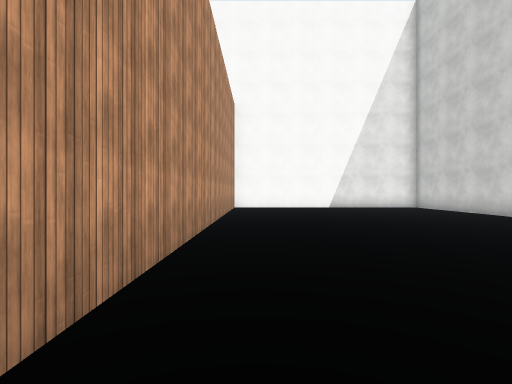
[1] (above)

12 first-person views from a walk through a scene from a Unity 3-D project. The camera is 1.5 m above the floor, looks level and sees 85° across. The floor is counted in squares, 2 m on a side. Each view is taken from the middle of a square. On the plan, view 1 faces up. The plan holds only what a view shows up to about 10 squares ahead; the rest is blank. The place goes on beyond the plan. Surface patterns are stand-ins for the level's own textures.

[2]
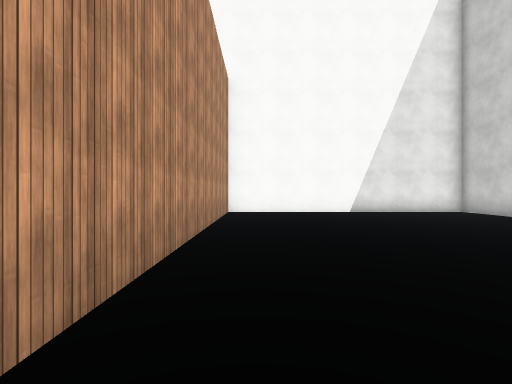

[3]
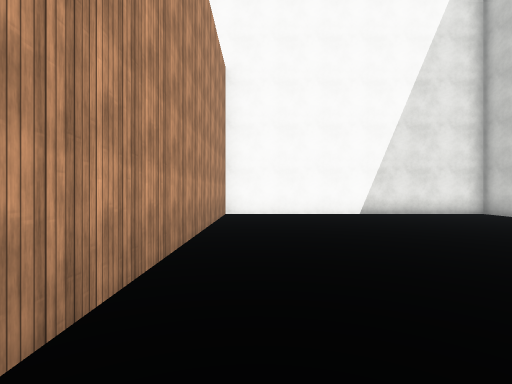

[4]
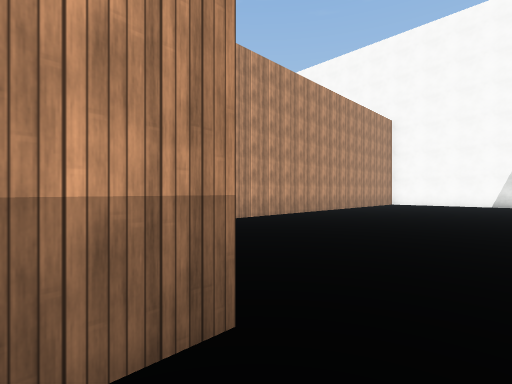

[5]
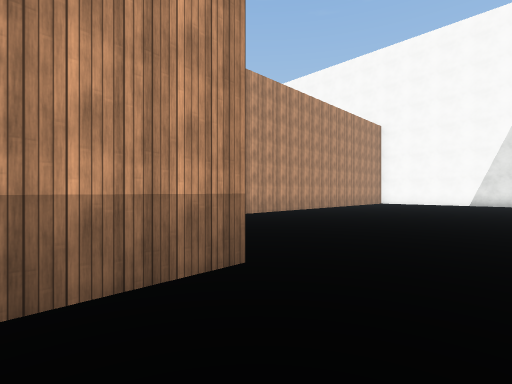

[6]
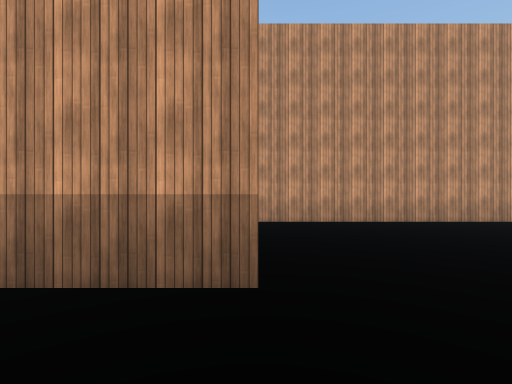

[7]
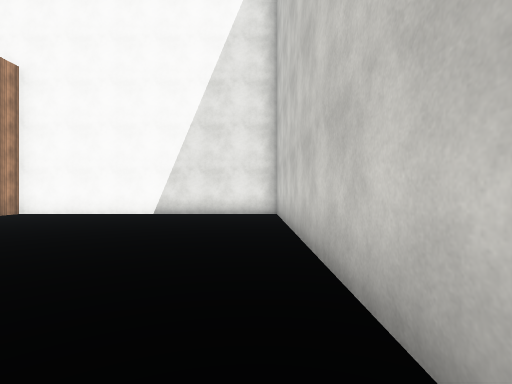

[8]
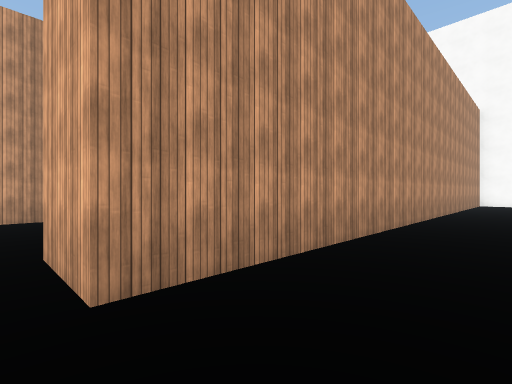

[9]
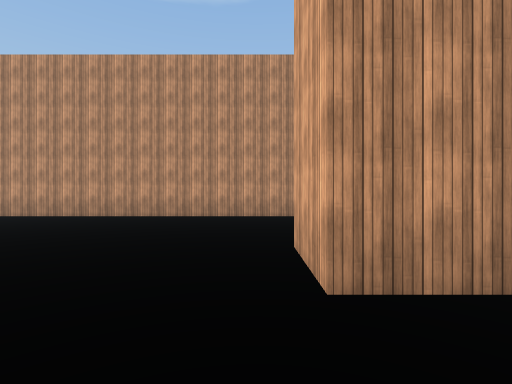

[10]
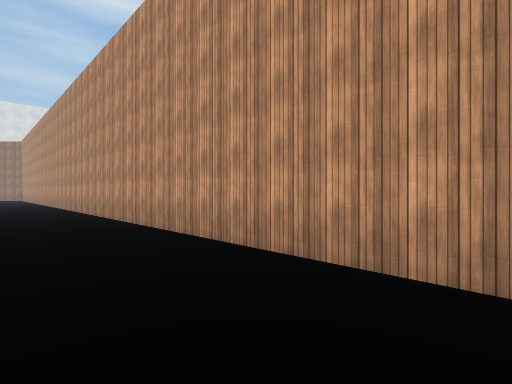

[11]
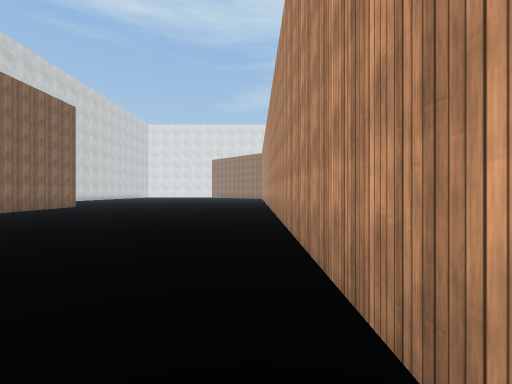

[12]
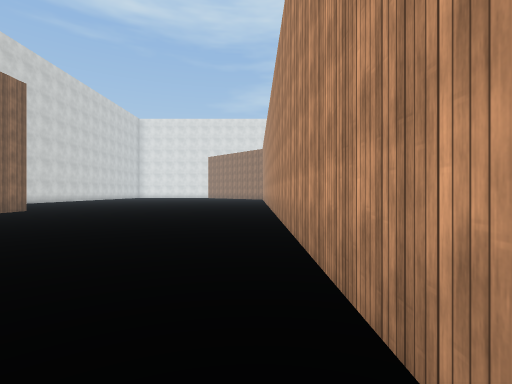

### Floor plan
Points are (right, up) in squares from view 1. A wall is a line through its corners. A room is listed if a view was taken in it or the views show most of it. See-through windows are left out.
Room 1 (views 1, 2, 3, 4, 5, 6, 7)
walls: (3.8, -2.9) (3.8, -5); (7.7, 4.7) (7.7, 13.5) (6.9, 13.5); (0.1, 13.5) (-1, 13.5) (-1, -4.5)
ways out: opening at (0.5, -3.5) to room 2
Room 2 (views 8, 9, 10, 11, 12)
walls: (-7.6, -3.8) (-7.6, -19.9); (-1, -4.5) (-2.9, -4.5)
ways out: opening at (0.5, -3.5) to room 1

Positions as (right, up) in squares from view 1, and headings:
1: (0, 0), facing up
2: (0, 3), facing up
3: (0, 4), facing up
4: (5, -4), facing up-left
5: (6, -5), facing up-left
6: (6, -3), facing left
7: (7, 4), facing up
8: (1, -5), facing up-left
9: (1, -5), facing left
10: (-5, -7), facing down-left
11: (-7, -7), facing down
12: (-7, -10), facing down
